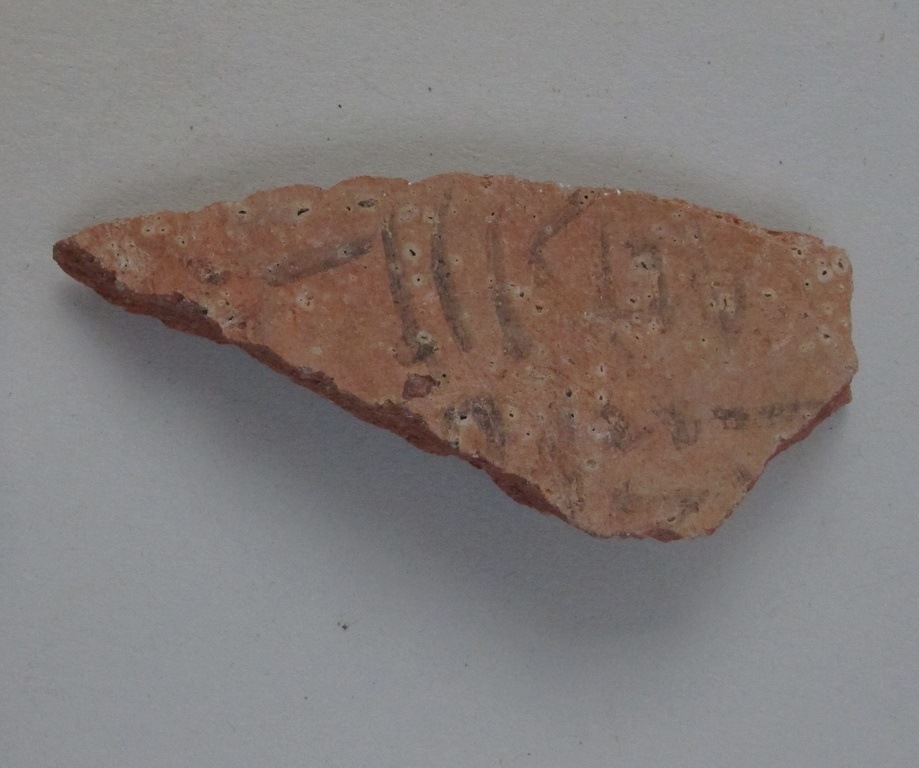
#> input picture Python/original-1-12.JPG, 919 x 768 px, shrunk from 2402 x 2006 before the run
$ python testing.py
#> lines starting #> are read from the running program, lines starting #| are printed output that depends on the picture; after the words box and inside, x2 and y2 are one past the last pixel; in counts of white or black regions, pixels touching at a corner belong together
# modified from https://docs.opencv.org/4.x/d7/d4d/tutorial_py_thresholding.html

import cv2 as cv
import numpy as np
from matplotlib import pyplot as plt

filename = "original-1-12.JPG"

img = cv.imread(filename, cv.IMREAD_GRAYSCALE)
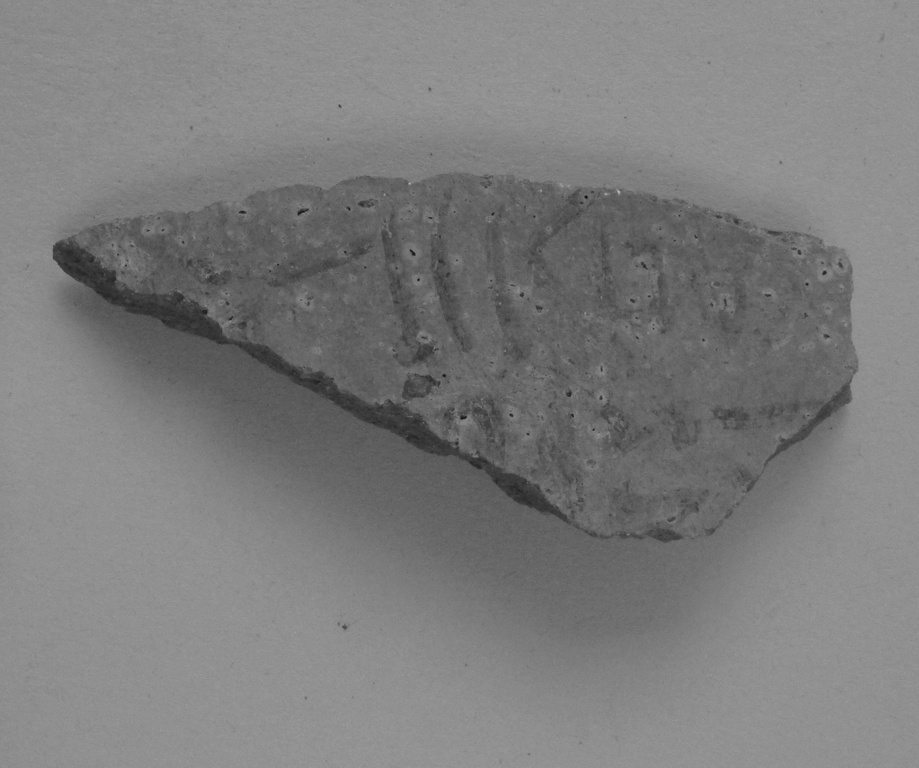
#> img: shape (768, 919); min 20, max 188, mean 124.8
# assert img is not None, "file could not be read, check with os.path.exists()"
img = cv.medianBlur(img,5)

ret,th1 = cv.threshold(img,127,255,cv.THRESH_BINARY)
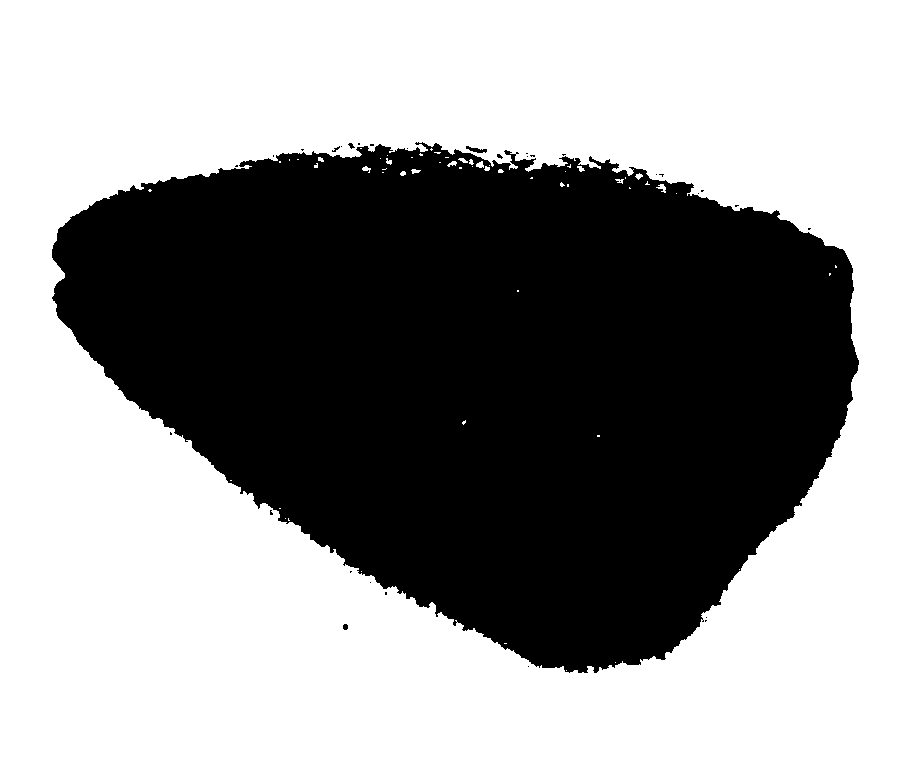
#> th1: shape (768, 919); 58.5% white; 32 black regions (28 under 20 px), largest, box (x1, y1, x2, y2) and area: (52, 142, 859, 673) 292803, (466, 146, 487, 153) 74, (343, 624, 348, 630) 26, (348, 143, 355, 149) 22
th2 = cv.adaptiveThreshold(img,255,cv.ADAPTIVE_THRESH_MEAN_C,\
 cv.THRESH_BINARY,11,2)
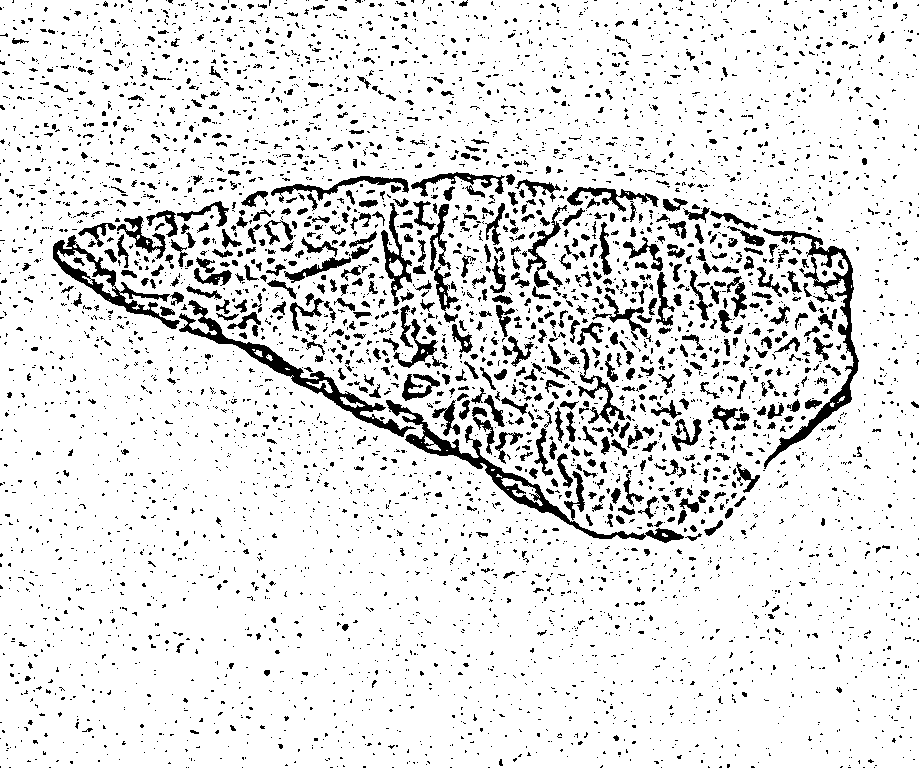
#> th2: shape (768, 919); 88.7% white; 5095 black regions (4386 under 20 px), largest, box (x1, y1, x2, y2) and area: (386, 400, 684, 543) 3271, (763, 228, 859, 469) 2983, (179, 300, 416, 437) 2983
th3 = cv.adaptiveThreshold(img,255,cv.ADAPTIVE_THRESH_GAUSSIAN_C,\
 cv.THRESH_BINARY,11,2)
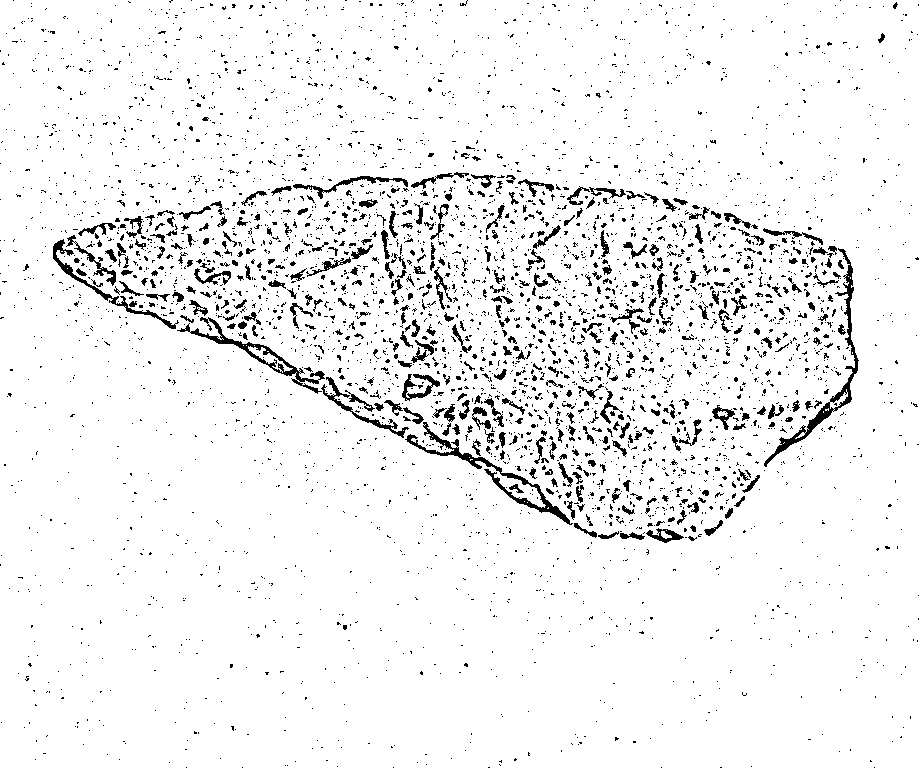
#> th3: shape (768, 919); 94.3% white; black in thin lines or dots

titles = ['Original Image', 'Global Thresholding (v = 127)',
 'Adaptive Mean Thresholding', 'Adaptive Gaussian Thresholding']
images = [img, th1, th2, th3]

for i in range(4):
 plt.subplot(2,2,i+1),plt.imshow(images[i],'gray')
 plt.title(titles[i])
 plt.xticks([]),plt.yticks([])
plt.show()

img = cv.imread(filename, cv.IMREAD_GRAYSCALE)
# assert img is not None, "file could not be read, check with os.path.exists()"

# global thresholding
ret1,th1 = cv.threshold(img,127,255,cv.THRESH_BINARY)
#> th1: shape (768, 919); 58.6% white; 556 black regions (543 under 20 px), largest, box (x1, y1, x2, y2) and area: (51, 140, 859, 677) 290157, (464, 145, 489, 154) 83, (551, 150, 568, 159) 53

# Otsu's thresholdingg
ret2,th2 = cv.threshold(img,0,255,cv.THRESH_BINARY+cv.THRESH_OTSU)
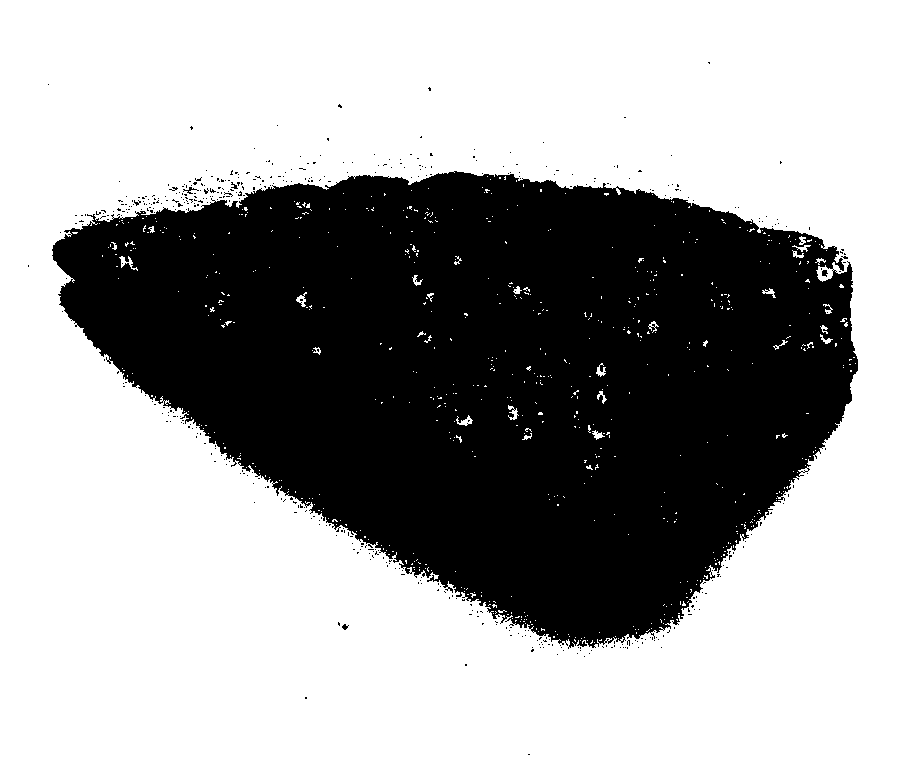
#> th2: shape (768, 919); 64.1% white; 480 black regions (475 under 20 px), largest, box (x1, y1, x2, y2) and area: (52, 171, 858, 649) 252393, (183, 187, 199, 194) 36, (822, 270, 828, 277) 30, (342, 624, 349, 630) 24, (231, 182, 238, 189) 23
#> ret2 = 118

# Otsu's thresholding after Gaussian filtering
blur = cv.GaussianBlur(img,(5,5),0)
ret3,th3 = cv.threshold(blur,0,255,cv.THRESH_BINARY+cv.THRESH_OTSU)
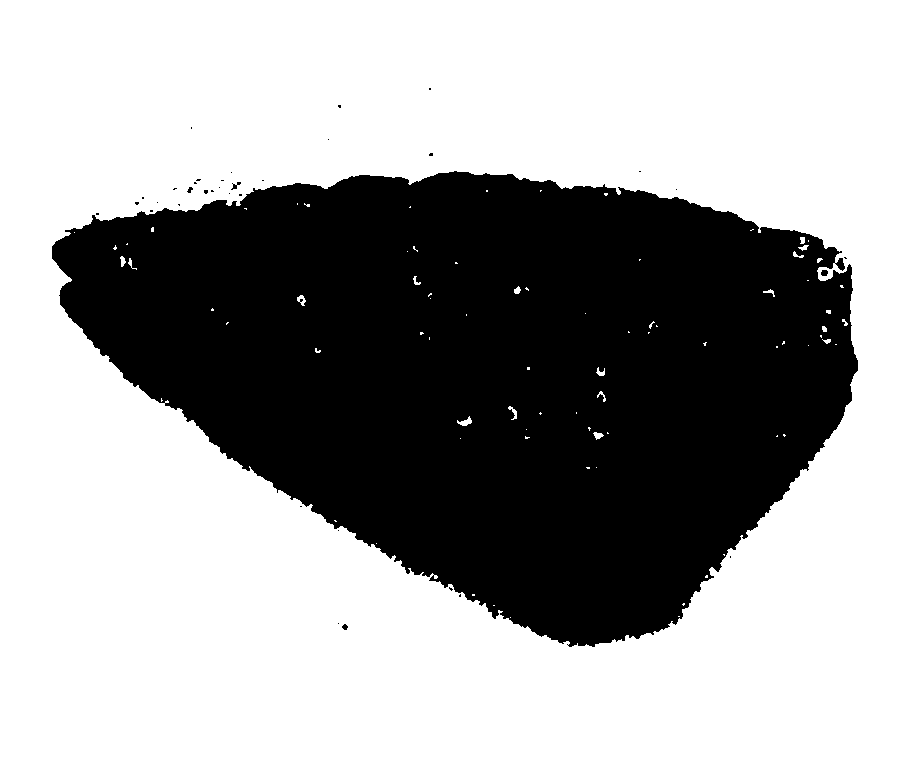
#> th3: shape (768, 919); 63.9% white; 36 black regions (31 under 20 px), largest, box (x1, y1, x2, y2) and area: (52, 171, 858, 647) 254662, (821, 270, 828, 276) 36, (231, 182, 241, 190) 33, (342, 624, 348, 630) 25, (187, 187, 193, 193) 22
#> ret3 = 118

# plot all the images and their histograms
images = [img, 0, th1,
 img, 0, th2,
 blur, 0, th3]
titles = ['Original Noisy Image','Histogram','Global Thresholding (v=127)',
 'Original Noisy Image','Histogram',"Otsu's Thresholding",
 'Gaussian filtered Image','Histogram',"Otsu's Thresholding"]

for i in range(3):
 plt.subplot(3,3,i*3+1),plt.imshow(images[i*3],'gray')
 plt.title(titles[i*3]), plt.xticks([]), plt.yticks([])
 plt.subplot(3,3,i*3+2),plt.hist(images[i*3].ravel(),256)
 plt.title(titles[i*3+1]), plt.xticks([]), plt.yticks([])
 plt.subplot(3,3,i*3+3),plt.imshow(images[i*3+2],'gray')
 plt.title(titles[i*3+2]), plt.xticks([]), plt.yticks([])
plt.show()
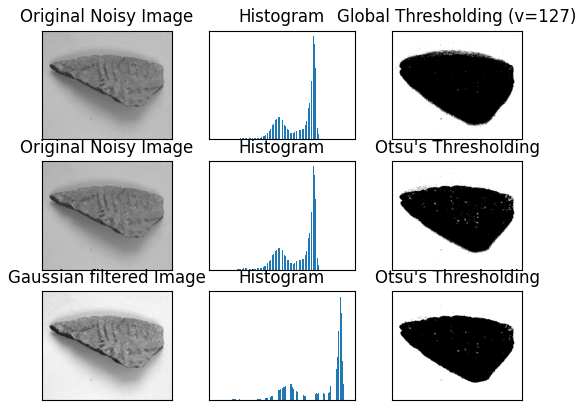
#> figure drawn by matplotlib, 9 panels

$ run again, with Python/original-1-7.JPG copied over Python/original-1-12.JPG
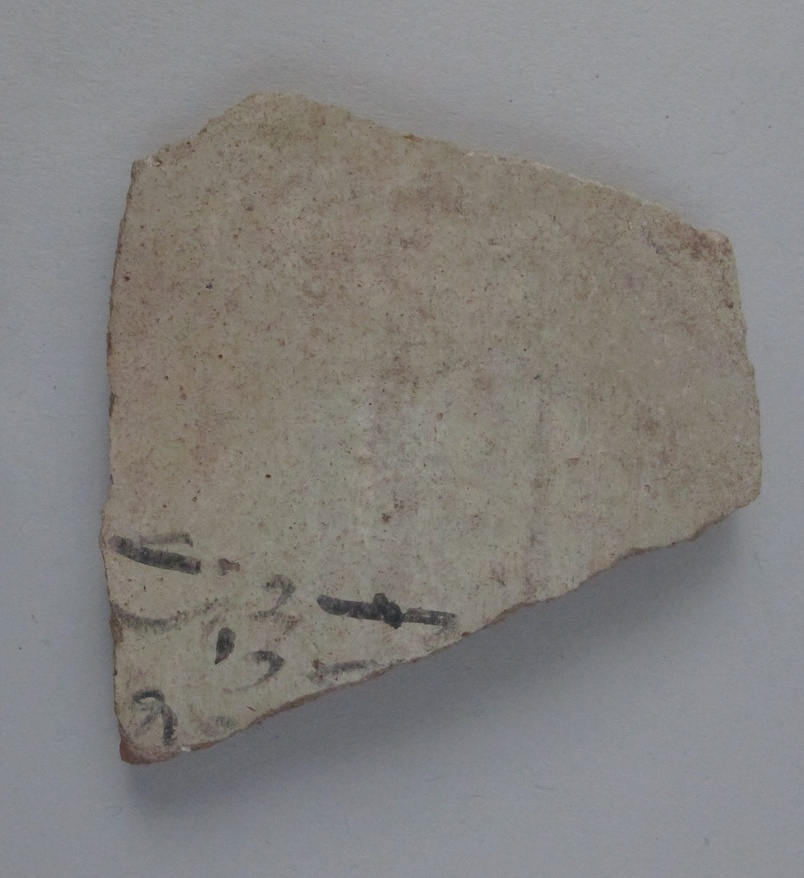
#> input picture Python/original-1-7.JPG, 804 x 878 px, shrunk from 2225 x 2430 before the run
#> `ret,th1 = cv.threshold(img,127,255,cv.THRESH_BINARY)`:
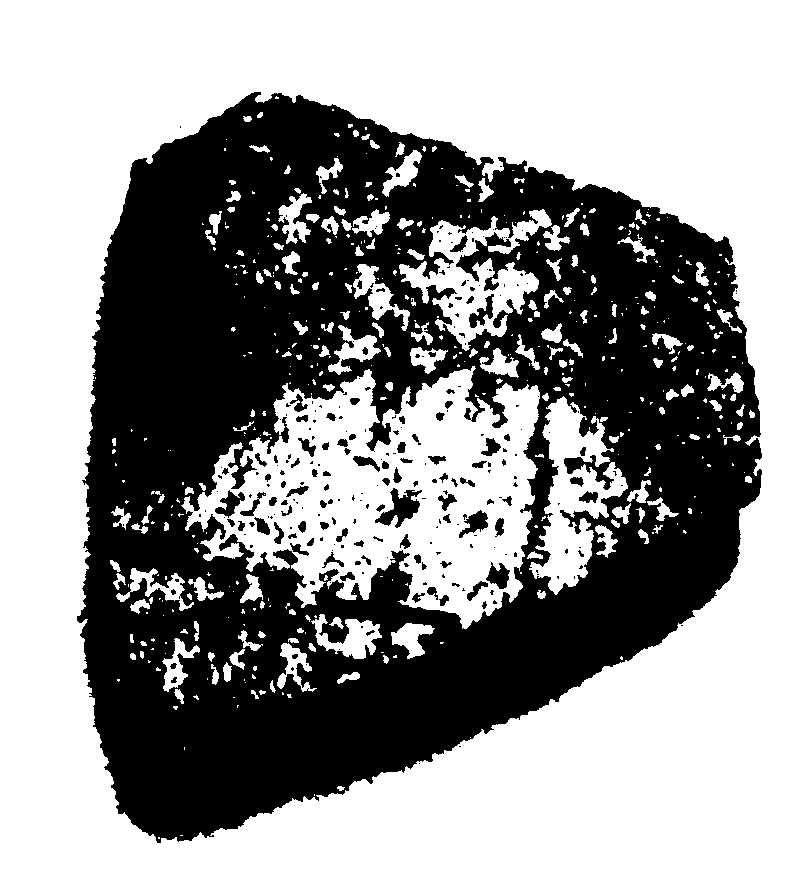
#> th1: shape (878, 804); 59% white; 267 black regions (171 under 20 px), largest, box (x1, y1, x2, y2) and area: (77, 92, 762, 843) 280736, (375, 488, 422, 528) 832, (459, 510, 488, 538) 377
#> ret2 = 128
#> `ret3,th3 = cv.threshold(blur,0,255,cv.THRESH_BINARY+cv.THRESH_OTSU)`:
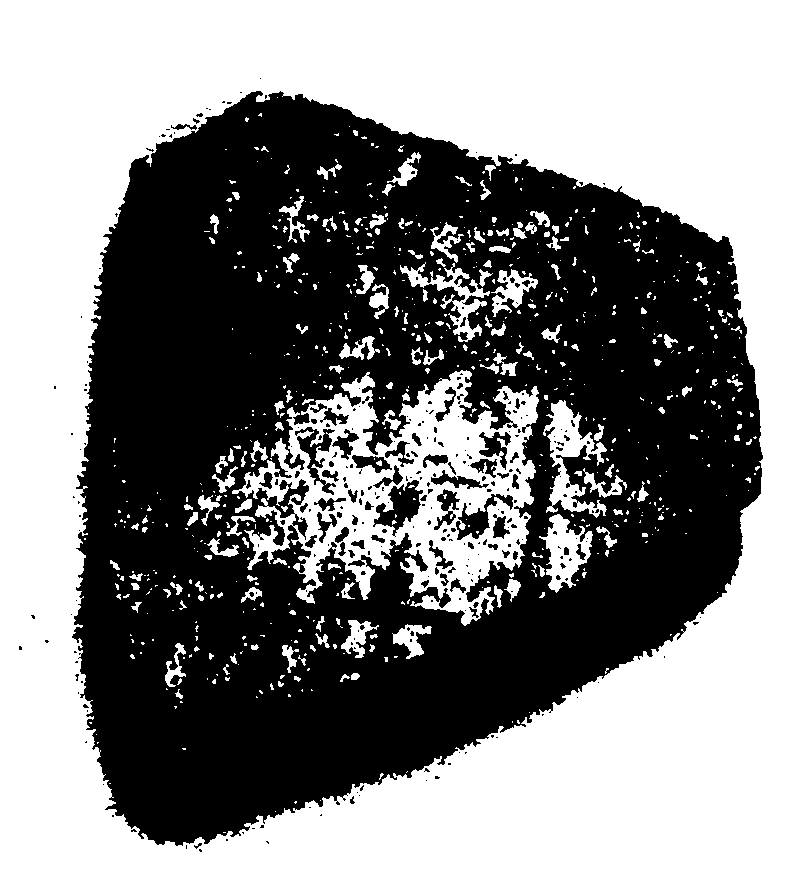
#> th3: shape (878, 804); 53.1% white; 310 black regions (241 under 20 px), largest, box (x1, y1, x2, y2) and area: (72, 91, 763, 846) 320102, (373, 480, 423, 537) 1269, (456, 494, 513, 540) 884
#> ret3 = 129
